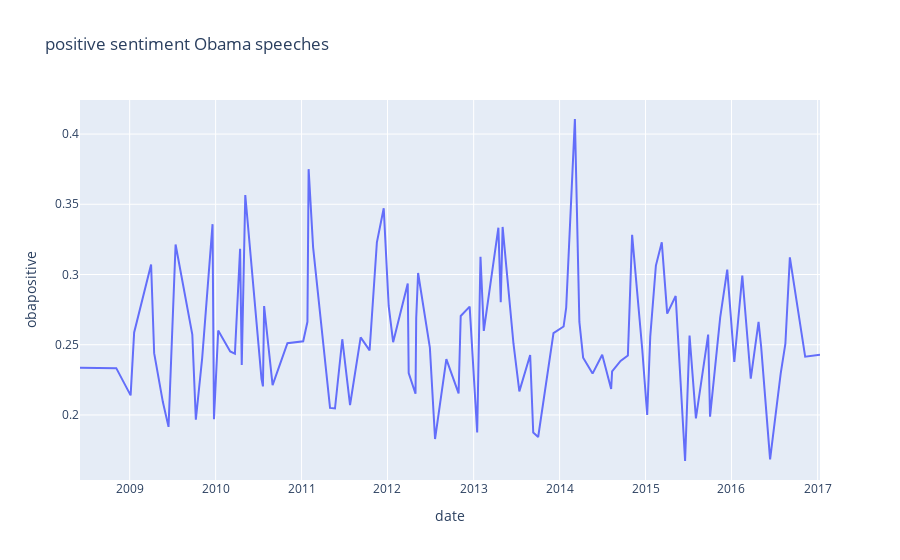

The cell this chart's notebook holds for it:
### Markdown cell above
'fear','anger','trust','surprise','positive','negative','sadness','disgust','joy','anticipation'

### Code cell
df2.plot(x='date',
         y='obapositive',
         title='positive sentiment Obama speeches')
